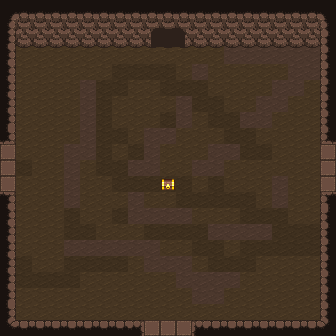

A level layout from a 2D game, rendered from its tile map. Below: a short description, then the map file with tile-grid data replaced by summaries:
An orthogonal 21x21 tile map with 16x16 px tiles, 8 tile layers (Floors, Walls, Obstacles, Chest, ...), 4 tilesets.

<map version="1.10" tiledversion="1.11.0" orientation="orthogonal" renderorder="right-down" width="21" height="21" tilewidth="16" tileheight="16" infinite="0" nextlayerid="10" nextobjectid="1">
 <tileset firstgid="1" source="RA_Beast.tsx" />
 <tileset firstgid="449" source="RA_Wasteland.tsx" />
 <tileset firstgid="1553" source="RA_Hell.tsx" />
 <tileset firstgid="1809" source="RA_Cavern.tsx" />
 <layer id="3" name="Floors" width="21" height="21">
  <data>[441 cells, 441 non-empty, 4 distinct tile ids]</data>
 </layer>
 <layer id="2" name="Walls" width="21" height="21" locked="1">
  <data>[441 cells, 118 non-empty, 12 distinct tile ids]</data>
 </layer>
 <layer id="8" name="Obstacles" width="21" height="21">
  <data>[441 cells, 41 non-empty, 2 distinct tile ids]</data>
 </layer>
 <layer id="9" name="Chest" width="21" height="21">
  <data>[441 cells, 1 non-empty, 1 distinct tile ids]</data>
 </layer>
 <layer id="4" name="Door N" width="21" height="21" locked="1">
  <data>[441 cells, 6 non-empty, 6 distinct tile ids]</data>
 </layer>
 <layer id="1" name="Door S" width="21" height="21" locked="1">
  <data>[441 cells, 5 non-empty, 2 distinct tile ids]</data>
 </layer>
 <layer id="5" name="Door E" width="21" height="21" locked="1">
  <data>[441 cells, 5 non-empty, 2 distinct tile ids]</data>
 </layer>
 <layer id="6" name="Door W" width="21" height="21" locked="1">
  <data>[441 cells, 5 non-empty, 2 distinct tile ids]</data>
 </layer>
</map>
